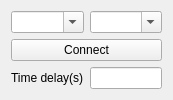
              <widget class="QWidget" name="page_3">
               <property name="geometry">
                <rect>
                 <x>0</x>
                 <y>0</y>
                 <width>161</width>
                 <height>96</height>
                </rect>
               </property>
               <attribute name="label">
                <string>IO</string>
               </attribute>
               <layout class="QGridLayout" name="gridLayout_7">
                <item row="0" column="1">
                 <widget class="QComboBox" name="combo_box_baudrate_controller_io">
                  <property name="sizePolicy">
                   <sizepolicy hsizetype="Expanding" vsizetype="Fixed">
                    <horstretch>0</horstretch>
                    <verstretch>0</verstretch>
                   </sizepolicy>
                  </property>
                  <property name="editable">
                   <bool>true</bool>
                  </property>
                 </widget>
                </item>
                <item row="1" column="0" colspan="2">
                 <widget class="QPushButton" name="but_open_io_controller">
                  <property name="text">
                   <string>Connect</string>
                  </property>
                 </widget>
                </item>
                <item row="0" column="0">
                 <widget class="QComboBox" name="combo_box_com_controller_io">
                  <property name="sizePolicy">
                   <sizepolicy hsizetype="Expanding" vsizetype="Fixed">
                    <horstretch>0</horstretch>
                    <verstretch>0</verstretch>
                   </sizepolicy>
                  </property>
                  <property name="editable">
                   <bool>true</bool>
                  </property>
                 </widget>
                </item>
                <item row="2" column="0">
                 <widget class="QLabel" name="label_3">
                  <property name="text">
                   <string>Time delay(s)</string>
                  </property>
                 </widget>
                </item>
                <item row="2" column="1">
                 <widget class="QLineEdit" name="line_edit_time_delay_io"/>
                </item>
               </layout>
              </widget>
